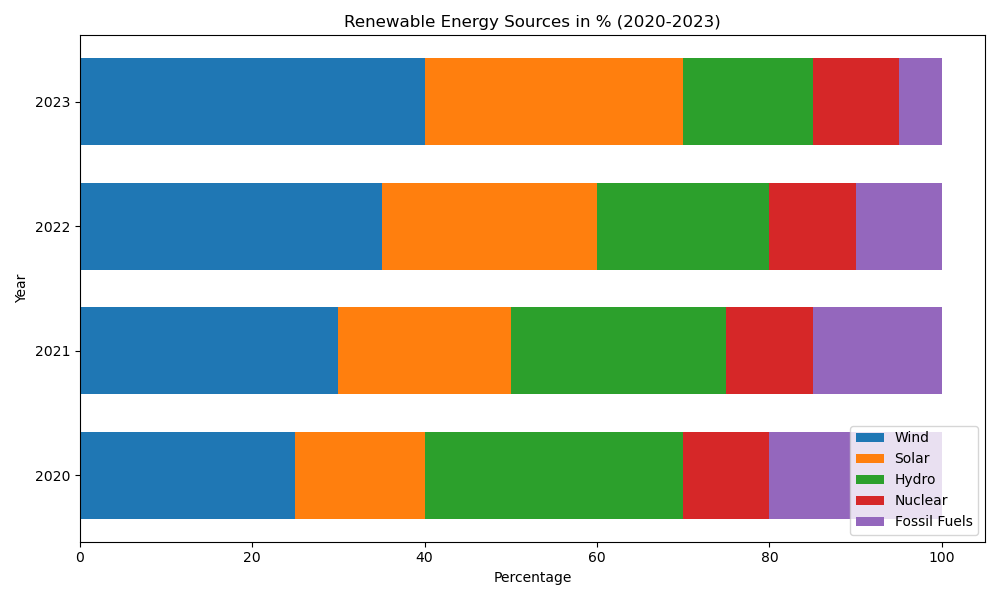

Python code for this plot:

import matplotlib.pyplot as plt
import numpy as np

data = {
    '2020': [25, 15, 30, 10, 20],
    '2021': [30, 20, 25, 10, 15],
    '2022': [35, 25, 20, 10, 10],
    '2023': [40, 30, 15, 10, 5]
}

categories = ['Wind', 'Solar', 'Hydro', 'Nuclear', 'Fossil Fuels']
colors = ['#1f77b4', '#ff7f0e', '#2ca02c', '#d62728', '#9467bd']

years = list(data.keys())
values = np.array(list(data.values()))
values_cumsum = values.cumsum(axis=1)

fig, ax = plt.subplots(figsize=(10, 6))

for i, (cat, color) in enumerate(zip(categories, colors)):
    widths = values[:, i]
    starts = values_cumsum[:, i] - widths
    ax.barh(years, widths, left=starts, height=0.7, label=cat, color=color)

ax.set_xlabel('Percentage')
ax.set_ylabel('Year')
ax.set_title('Renewable Energy Sources in % (2020-2023)')
ax.legend(loc='lower right')
plt.tight_layout()
plt.show()
